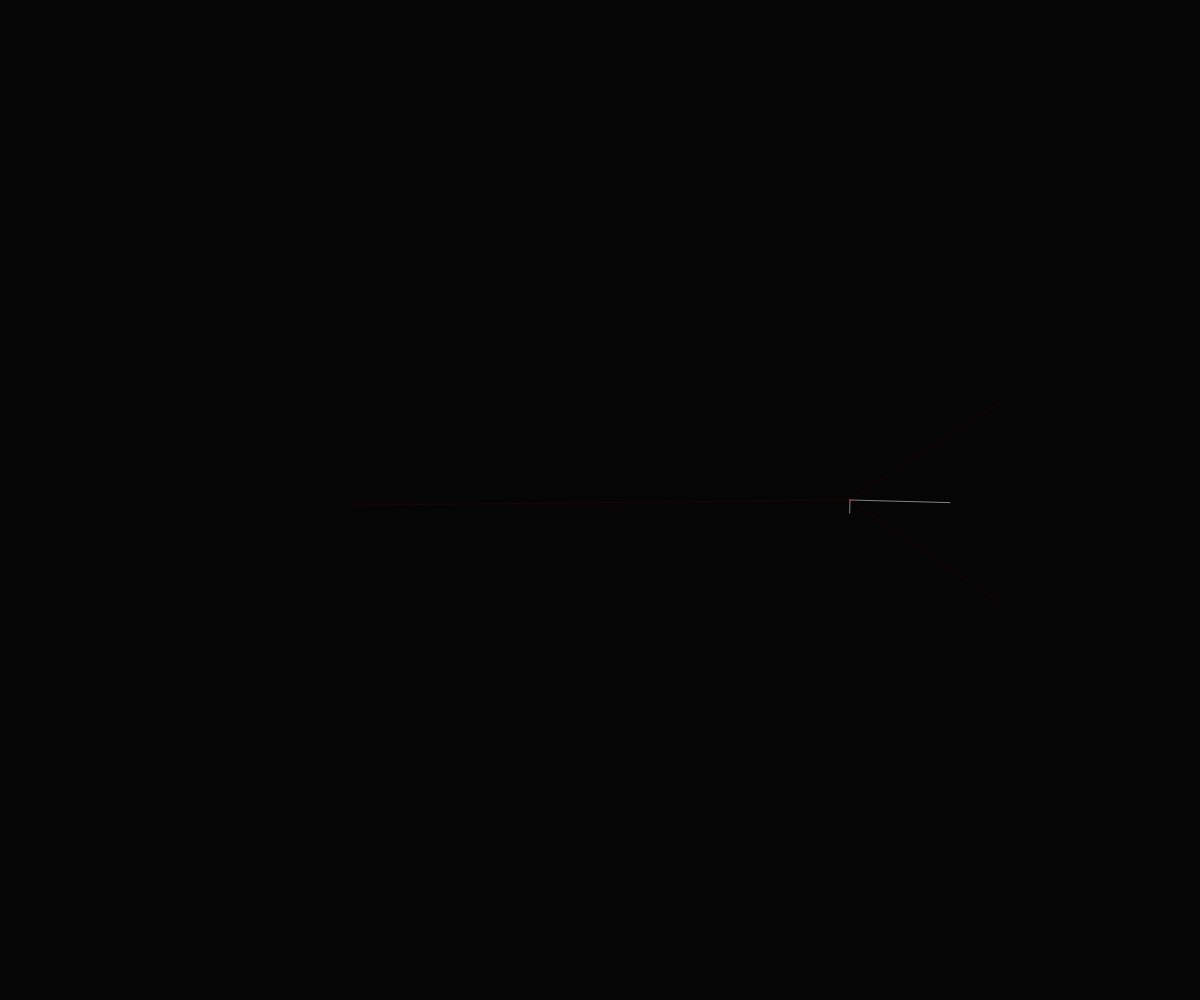
Frame 1 (no input)
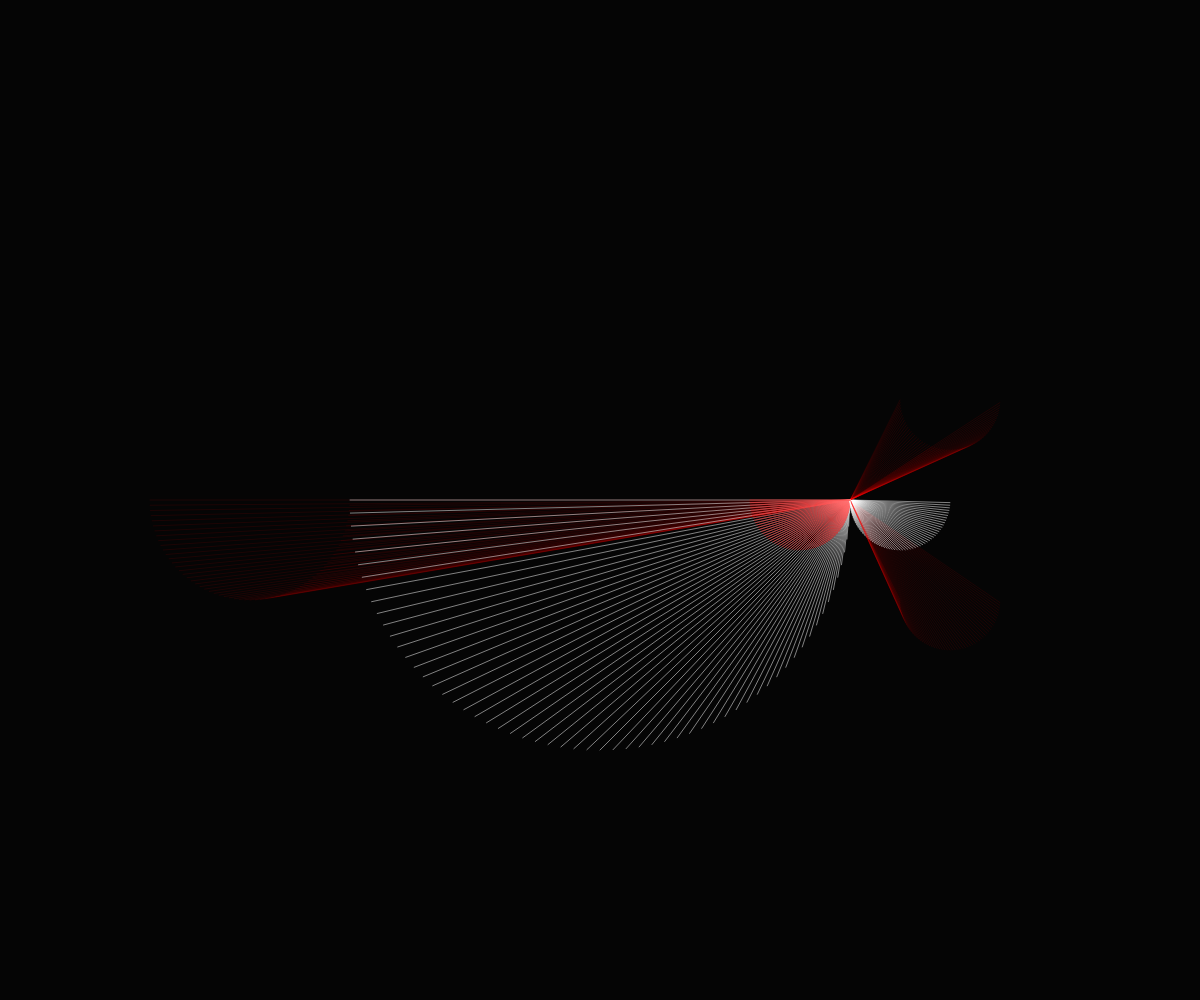
Frame 60 (no input)
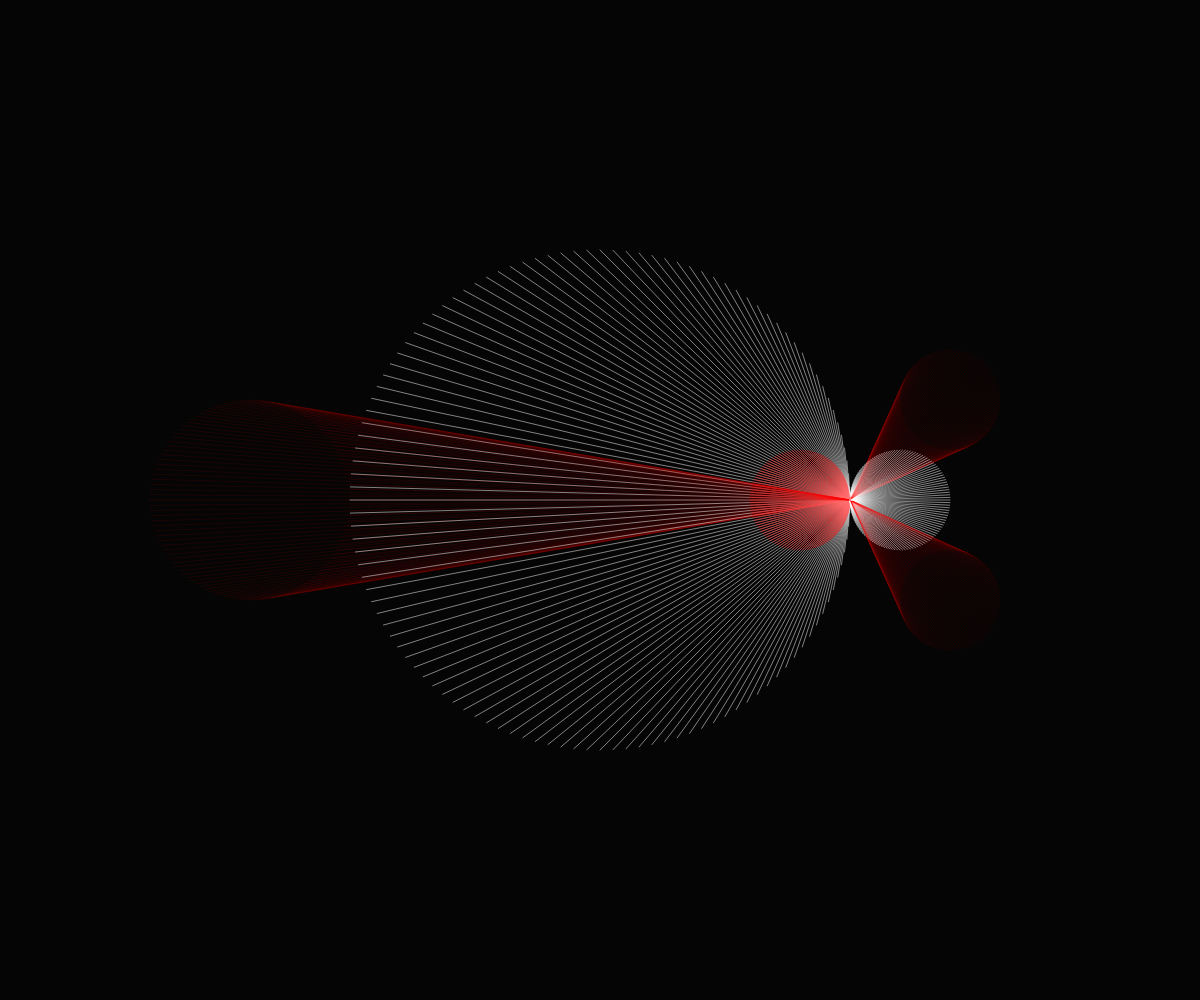
Frame 120 (the mouse pressed at the canvas centre since frame 60)

The p5.js sketch that drew these frames (run headless with seeded random() and noise() and a simulated clock; from frame 60 on, the mouse is pressed at the canvas centre):

// p5.js sketch
// ── sketch.js
function preload(){
  // put preload code here
}

function setup() {
  // put setup code here
  createCanvas(windowWidth, windowHeight);
  background(5);
  angleMode(DEGREES);

  frameRate(48);
}

function draw() {
  // put drawing code here

  //Bulbs
  strokeWeight(0.5);
  stroke("white");
  line(width/2 + 250, height/2, width/2 + cos(frameCount*3)*250, height/2 + sin(frameCount*3)*250);
  line(width/2 + 250, height/2, width/2 + 300 + cos(frameCount*3)*50, height/2 + sin(frameCount*3)*50);
  stroke("Red");
  line(width/2 + 250, height/2, width/2 + 200 + cos(frameCount*3)*50, height/2 + sin(frameCount*3)*50);
  
  //Rays
  stroke("Red");
  strokeWeight(0.1);
  line(width/2 + 250, height/2, width/2 - 350 + cos(frameCount*3)*100, height/2 + sin(frameCount*3)*100);
  line(width/2 + 250, height/2, width/2 + 350 + cos(frameCount*3)*50, height/2 + 100 + sin(frameCount*3)*50);
  line(width/2 + 250, height/2, width/2 + 350 + cos(frameCount*3)*50, height/2 - 100 + sin(frameCount*3)*50);

  if(frameCount == 120) {
    noLoop();
  }
}
